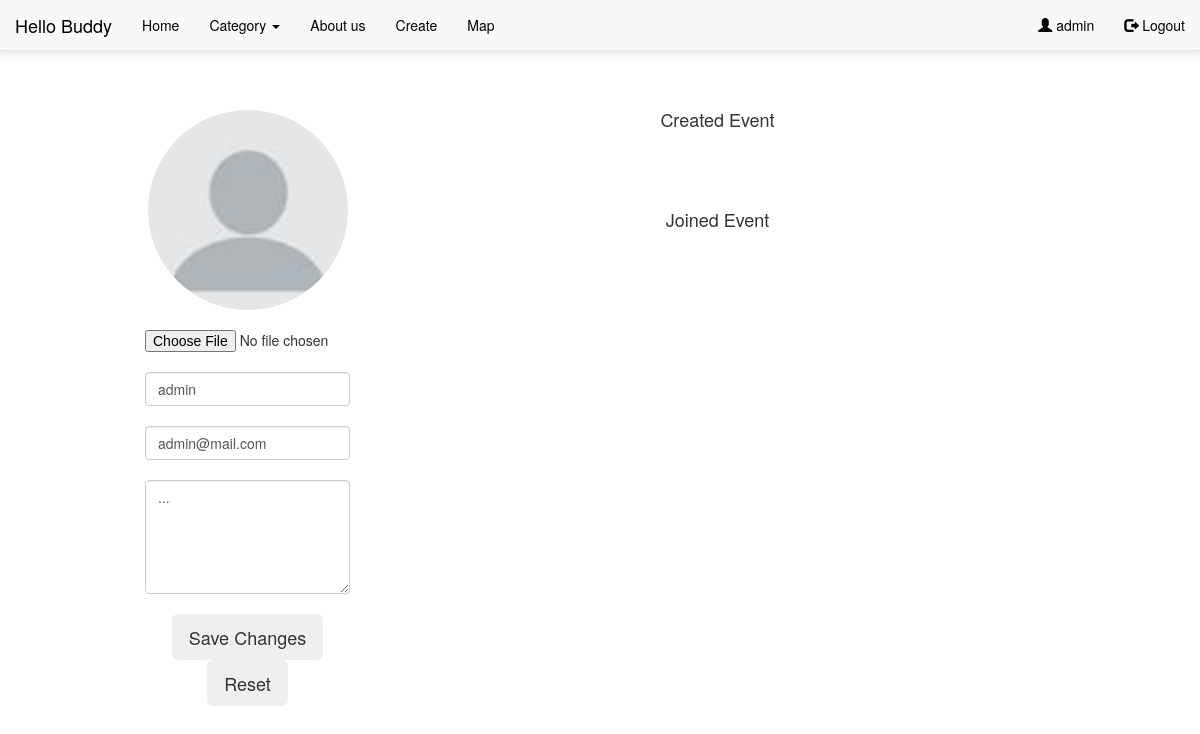
The app's page /profile-user (signed in), older data.
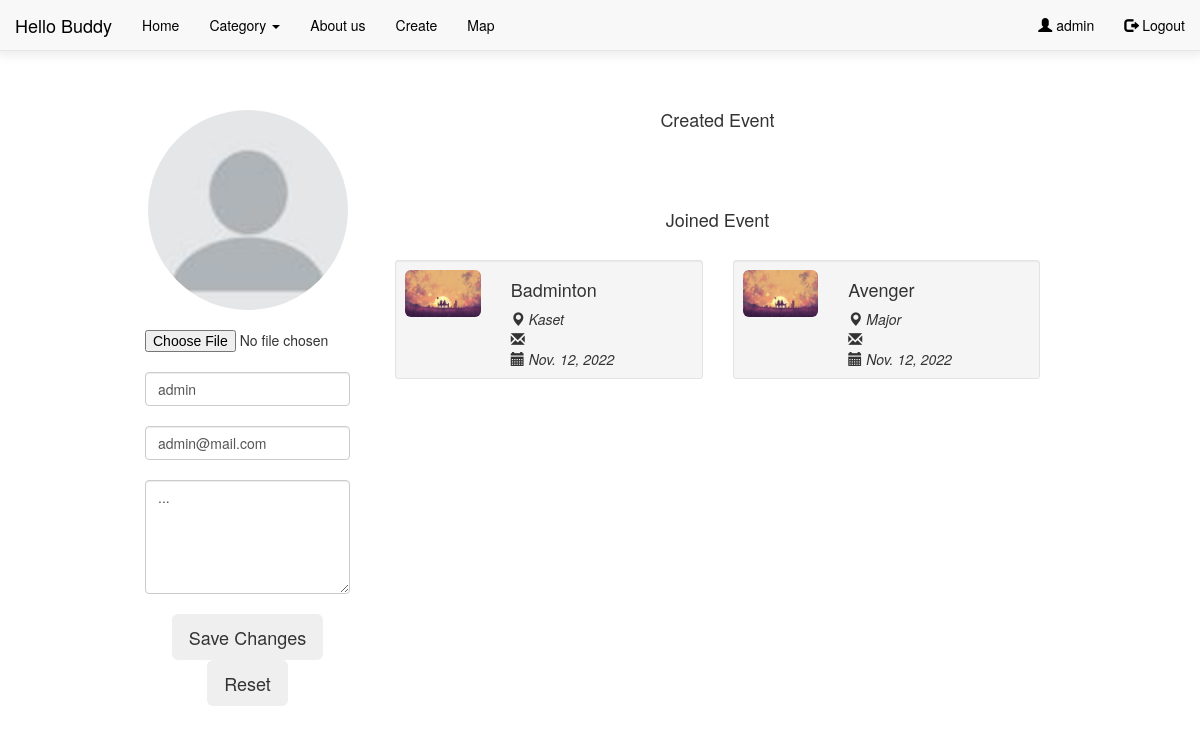
The same page, newer data.
### Hello_Buddy/models.py (models this page shows, shortened)
class ParticipantOfEvent(models.Model):
    user = models.ForeignKey('auth.user',
                             on_delete=models.CASCADE, null=True)
    event = models.ForeignKey('Hello_Buddy.Event',
                              on_delete=models.CASCADE, null=True)

class Event(models.Model):
    category = [
        ('eating', 'Eating'),
        ('sport', 'Sport'),
        ('movie', 'Movie'),
        ('party', 'Party'),
        ('education', 'Education'),
    ]
    name = models.CharField("Name", max_length=20)
    place = models.CharField("Place", max_length=50)
    participant = models.PositiveIntegerField("Participant",
                                            default=1)
    joined = models.PositiveIntegerField(default=0)
    date = models.DateField("Date")
    time = models.TimeField("Time")
    type = models.CharField("Type", max_length=20,
                            null=True, blank=True, choices=category)
    image_upload = models.ImageField(null=True,
                                     blank=True, upload_to='event/images',
                                     default='event/images/default.jpg')

### Hello_Buddy/views.py (the view)
# urls.py: path('profile-user', views.profile_user, name='profile-user'),
@login_required
def profile_user(request):
    try:
        profile = request.user.profile
    except Profile.DoesNotExist:
        profile = Profile(user=request.user)
    if request.method == "POST":
        if 'delete' in request.POST:
            print("delete")
            id = request.POST.get("delete")
            print(id)
            deleted_event = Event.objects.filter(id=id).first()
            deleted_event.delete()
        user_form = UpdateUserForm(request.POST, instance=request.user)
        profile_form = UpdateProfileForm(request.POST, request.FILES,
                                         instance=profile)
        if user_form.is_valid() and profile_form.is_valid():
            user_form.save()
            profile_form.save()
            messages.success(request,
                             "Your profile is updated successfully")
            return redirect(to="profile-user")
    else:
        user_form = UpdateUserForm(instance=request.user)
        profile_form = UpdateProfileForm(
            instance=request.user.profile)
    user = request.user
    all_event = HostOfEvent.objects.filter(
        user_id=user)  # Event objects
    joined_events = ParticipantOfEvent.objects.filter(
        user_id=user)
    context = {"events": all_event,
               "joined_events": joined_events,
               "profile": user.profile,
               "user_form": user_form,
               "profile_form": profile_form,
               }
    return render(request, "Hello_Buddy/profile_user.html",
                  context=context)

### Hello_Buddy/forms.py
class UpdateUserForm(forms.ModelForm):
    username = forms.CharField(
        max_length=100,
        required=True,
        widget=forms.TextInput(attrs={"class": "form-control"}),
    )
    email = forms.EmailField(
        required=True,
        widget=forms.TextInput(attrs={"class": "form-control"})
    )
    class Meta:
        model = User
        fields = ["username", "email"]

class UpdateProfileForm(forms.ModelForm):
    avatar = forms.ImageField(
        widget=forms.FileInput(attrs={"class": "form-control-file"})
    )
    bio = forms.CharField(
        widget=forms.Textarea(attrs={"class": "form-control", "rows": 5})
    )
    class Meta:
        model = Profile
        fields = ["avatar", "bio"]

### Hello_Buddy/templates/Hello_Buddy/profile_user.html (shortened to what this page needs)
{% extends 'Hello_Buddy/base.html' %}
{% block content %}
<div class="container" style="margin-top:100px">
    <form action='{% url "profile-user" %}' method='POST' enctype="multipart/form-data">
        <div class="col-sm-3">
            <div class="card-body text-center">
                <img src="{{ profile.avatar.url }}" alt="avatar"
                     class="img-circle person" width="200" height="200">
                <br>
                <br>
                {{ profile_form.avatar }}
                <br>
                {{ user_form.username}}
                <br>
                {{ user_form.email}}
                <br>
                {{ profile_form.bio }}
                <div class="d-flex justify-content-center mb-2">
                    <br>
                    <button type="submit" class="btn btn-dark btn-lg">Save Changes</button>
                    <button type="reset" class="btn btn-dark btn-lg">Reset</button>
                </div>
            </div>
        </div>
        <div class="text-center">
            <h4>Created Event</h4>
        </div>
        <br>
        <div class="col-sm-9">
        </div>
        <br>
        <br>
        <div class="text-center">
            <h4>Joined Event</h4>
        </div>
        <br>
        <div class="col-sm-9">
            {% for i in joined_events %}
            <div class="col-sm-6">
                <div class="well well-sm">
                    <div class="row">
                        <div class="col-sm-4">
                            <img src="{{i.event.image_upload.url}}" alt=""
                                 class="img-rounded img-responsive" width="142" height="98"/>
                        </div>
                        <div class="col-sm-8">
                            <h4 class="col-sm-19">{{ i.event.name }}</h4>
                            <i><span class="glyphicon glyphicon-map-marker"></span> {{ i.event.place }}</i>
                            <i><span class="glyphicon glyphicon-envelope"></span> {{ i.event.email}}</i>
                            <i><span class="glyphicon glyphicon-calendar"></span> {{ i.event.date}}</i>
                        </div>
                    </div>
                </div>
            </div>
            {% endfor %}
        </div>
    </form>
</div>
{% endblock %}

### Hello_Buddy/templates/Hello_Buddy/base.html (shortened to what this page needs)
{% load static %}
<!DOCTYPE html>
<html lang="en">
<head>
    <link rel="stylesheet" href="https://maxcdn.bootstrapcdn.com/bootstrap/3.4.1/css/bootstrap.min.css">
    <link rel="stylesheet"
          href="https://cdnjs.cloudflare.com/ajax/libs/font-awesome/4.7.0/css/font-awesome.min.css%22%3E">
</head>
<body>
<nav class="navbar navbar-default navbar-fixed-top">
    <div class="container-fluid">
        <div class="navbar-header">
            <a class="navbar-brand" style='color:black' href="#">Hello Buddy</a>
        </div>
        <ul class="nav navbar-nav">
            <li><a href="{% url 'home'%}">Home</a></li>
            <li class="dropdown"><a class="dropdown-toggle" data-toggle="dropdown" href="#">Category <span
                    class="caret"></span></a>
            </li>
            <li><a href="{% url 'aboutus'%}">About us</a></li>
            <li><a href="{% url 'create' %}">Create</a></li>
            <li><a href="{% url 'map' %}">Map</a></li>
        </ul>
        {% if user.is_authenticated %}
        <ul class="nav navbar-nav navbar-right">
            <li>
                <a
                        href="{% url 'profile-user'%}"
                ><span class="glyphicon glyphicon-user"></span> {{ user.username}}</a>
            </li>
            <li>
                <a onclick="document.getElementById('id01').style.display='block'"
                ><span class="glyphicon glyphicon-log-out"></span> Logout</a>
            </li>
        </ul>
        {% endif %}
    </div>
</nav>
{% block content %}{% endblock %}
</body>
</html>

### Hello_Buddy/templates/account/logout.html (shortened to what this page needs)
{% load i18n %}

Row changes from the older to the newer data that the page shows:
added ParticipantOfEvent: event.image_upload (placeholder picture), event.name "Badminton", event.place "Kaset", event "Nov. 12, 2022"
added ParticipantOfEvent: event.image_upload (placeholder picture), event.name "Avenger", event.place "Major", event "Nov. 12, 2022"
